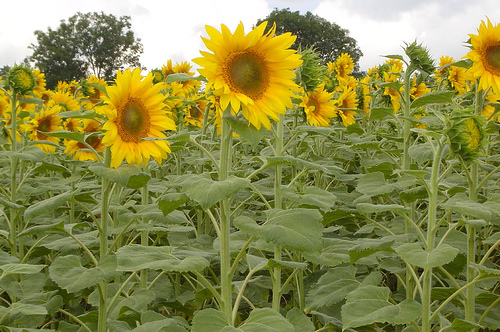
#> input picture img/1.jpg, 500 x 332 px
$ python averageImg.py
#> lines starting #> are read from the running program, lines starting #| are printed output that depends on the picture
# average image chỉ sử dụng đc cho những img có cùng size
# lí do: Tính trung bình từ rất nhìu hình ảnh có cùng kích thước để lm giảm nhiễu hình ảnh
# nâng cao chất lượng hình ảnh
import numpy as np
import matplotlib.pyplot as plt
from PIL import Image


def averageImgs(imgList):
    # totalArray ban đầu nó là cái ảnh đầu tiên
    totalArray = np.array(Image.open(imgList[0]), 'f')
    count = 1

    # imgList[1:]: lấy từ phần tử thứ 2 trong mảng đến hết
    for imagePath in imgList[1:]:
        try:
            imgArray = np.array(Image.open(imagePath), 'f')
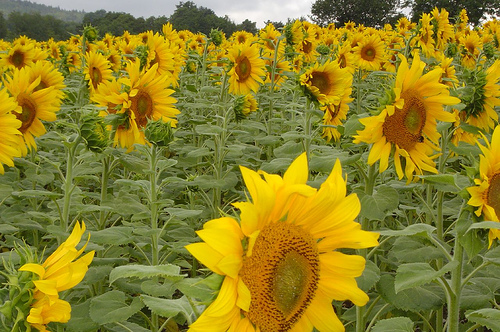
#> input picture img/2.jpg, 500 x 332 px
            totalArray += imgArray # cộng 2 ma trận thì size nó phải = nhau
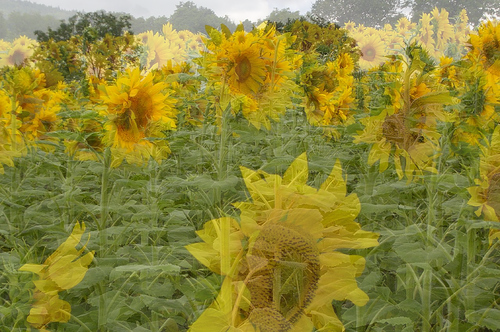
#> totalArray: shape (332, 500, 3) float32; mean R, G, B 280.2, 267.8, 111.6; drawn with min black and max white
            count += 1
        except:
            print("Skip", imagePath)

    # tính trung bình
    averageArray = totalArray / count

    # chuyển đổi kết quả trung bình thành hình ảnh
    # uint8: unsign int số nguyên ko dấu 2^8 = 256 tương ứng vs 0->255 trong ảnh histogram
    averageImg = Image.fromarray(averageArray.astype('uint8'))

    return averageImg

# sử dụng ví dụ:
path1 = './img/1.jpg'
path2 = './img/2.jpg'

image_list = [path1, path2]
resultImg = averageImgs(image_list)

img1 = np.array(Image.open('./img/1.jpg'), 'f')
img2 = np.array(Image.open('./img/2.jpg'), 'f')
#> (the run stopped early here; a loop or call above may not have finished)
